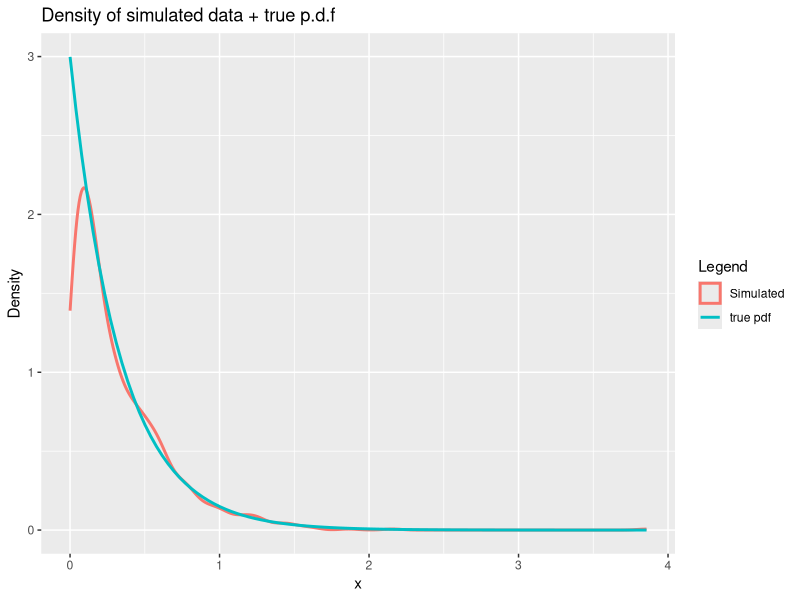
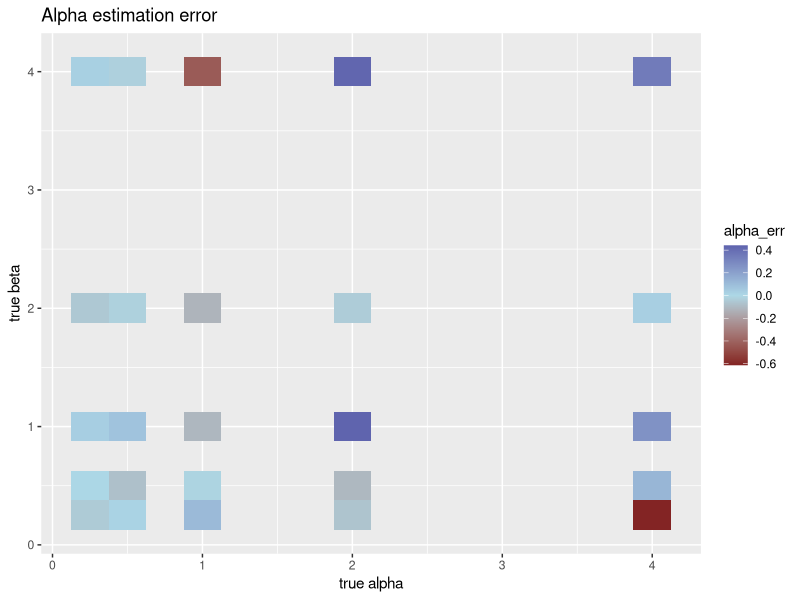
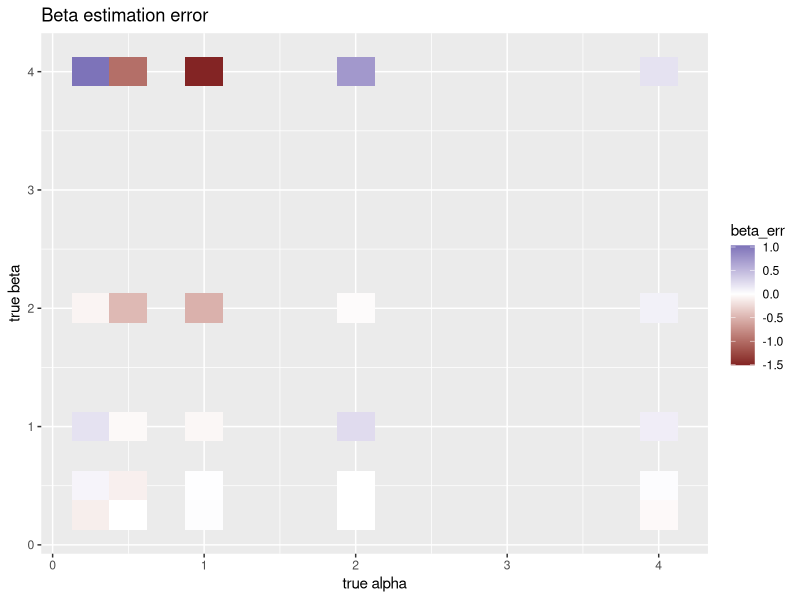
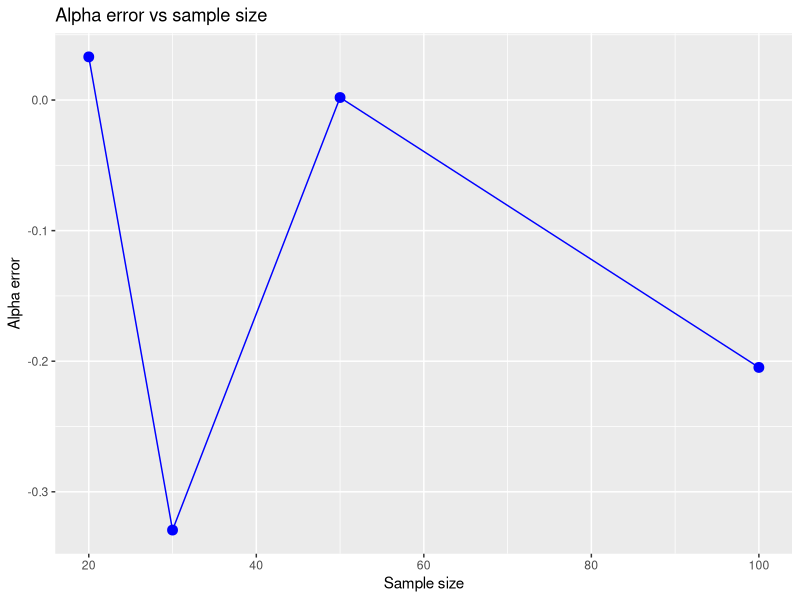
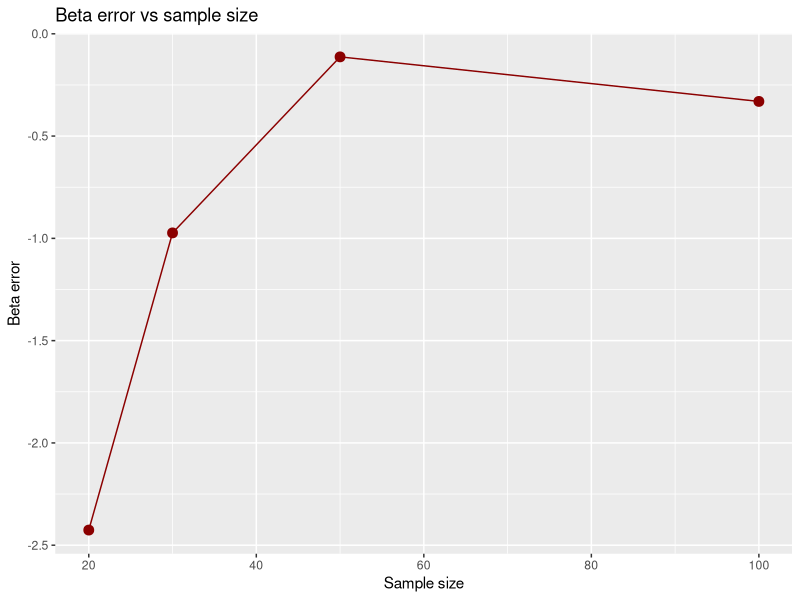

Write R code to recreate these figures, in order.
## ---- chunk 1
# Question 1
# set a default seed
set.seed(402)

lambda <- 3 
x <- rexp(1000, rate = lambda)

head(x)
## ---- chunk 2
# Question 2
# loading package
library(ggplot2)

df <- data.frame(x)
ggplot(df, aes(x)) +
    geom_density(linewidth = 1.0, aes(color = "Simulated")) + 
    stat_function(fun = function(x) lambda * exp(-lambda * x), aes(color = "true pdf"), linewidth = 1.0) +
    xlab("x") + ylab("Density") +
    ggtitle("Density of simulated data + true p.d.f") +
    labs(color = "Legend")
## ---- chunk 3
# Question 3
# estimate probability of simulation
p_simulation <- sum(x > 1) / length(x)

# true probability
p_true <- 1 - pexp(1, rate = lambda)

p_simulation
p_true
## ---- chunk 4
# Question 4
# creating a function
error_simulation <- function(n = 1000, lambda = 3) {
  x <- rexp(n, rate = lambda)
  p_simulation <- sum(x > 1) / length(x)
  p_true <- 1 - pexp(1, rate = lambda)
  abs(p_simulation - p_true)
}

# run 100 simulations
set.seed(402)
errors <- replicate(100, error_simulation())
mean(errors)
## ---- chunk 5
# Question 1
library(MASS)

fit_gamma <- function(x, alpha = NULL, beta = NULL) {
  fit <- fitdistr(x, "gamma")
  # extract estimates
  alpha_hat <- fit$estimate["shape"]
  beta_hat  <- fit$estimate["rate"]
  # create output list
  output <- list(alpha_hat = alpha_hat, beta_hat = beta_hat)
  # if providing true alpha or beta -> calculate errors
  if (!is.null(alpha)) output$alpha_err <- alpha - alpha_hat 
  if (!is.null(beta)) output$beta_err  <- beta - beta_hat  
  
  return(output)
}

set.seed(403)
x_sample <- rgamma(1000, shape = 2, rate = 3)
fit_gamma(x_sample, alpha = 2, beta = 3)
## ---- chunk 6
# Question 2
# loading package
library(dplyr)
library(ggplot2)

# creating a 5x5 grid
alpha_value <- c(0.25, 0.50, 1.00, 2.00, 4.00)
beta_value  <- c(0.25, 0.50, 1.00, 2.00, 4.00)
grid <- expand.grid(alpha = alpha_value, beta = beta_value)

set.seed(403)
results <- data.frame()

for (i in 1:nrow(grid)) {
  a <- grid$alpha[i]
  b <- grid$beta[i]
  # draw 100 values
  x_sample <- rgamma(100, shape = a, rate = b)
  # estimate
  estimate <- fit_gamma(x_sample, alpha = a, beta = b)
 
  results <- rbind(results, data.frame(alpha = a, beta = b,                                                                        alpha_err = estimate$alpha_err, beta_err = estimate$beta_err))
}
# plot for alpha
ggplot(results, aes(x = alpha, y = beta, fill = alpha_err)) +
  geom_tile() +
  scale_fill_gradient2(mid = "lightblue") +
  xlab("true alpha") + ylab("true beta") +
  ggtitle("Alpha estimation error") +
  labs(fill = "alpha_err")

# plot for beta
ggplot(results, aes(x = alpha, y = beta, fill = beta_err)) +
  geom_tile() +
  scale_fill_gradient2(mid = "white") +
  xlab("true alpha") + ylab("true beta") +
  ggtitle("Beta estimation error") +
  labs(fill = "beta_err")
## ---- chunk 7
# Question 3
n_values <- c(20, 30, 50, 100)

set.seed(403)

results_n <- data.frame()

for (n in n_values) {
  x_sample <- rgamma(n, shape = 1, rate = 2)
  
  estimate_n <- fit_gamma(x_sample, alpha = 1, beta = 2)
  
  results_n <- rbind(results_n,data.frame(n = n, alpha_err = estimate_n$alpha_err,                                                                              beta_err  =  estimate_n$beta_err))
}

results_n

# plot for alpha
ggplot(results_n, aes(x = n, y = alpha_err)) +
  geom_point(size = 3, color = "blue") +
  geom_line(color = "blue") +
  xlab("Sample size") + ylab("Alpha error") +
  ggtitle("Alpha error vs sample size") 

# plot for beta
ggplot(results_n, aes(x = n, y = beta_err)) +
  geom_point(size = 3, color = "darkred") +
  geom_line(color = "darkred") +
  xlab("Sample size") + ylab("Beta error") +
  ggtitle("Beta error vs sample size") 
